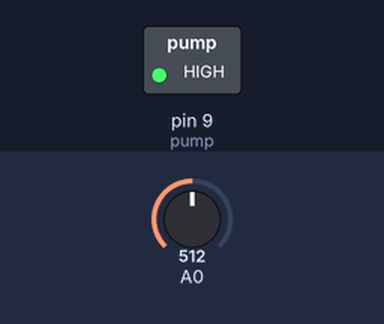
A sketch run on a simulated Arduino Uno, built with avr-gcc and run on an emulated ATmega328P. Parts: switched loads named in the sketch (green lamp = pin HIGH). The inputs (shaded band) are chosen by the test bench; at power-on: A0 = 512.

Above: at 0.1 s.
Timing chart, 0 to 1.6 s (numbered marks = the images above):
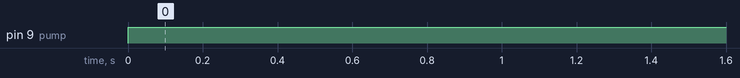

Measured:
- by itself, pin 9 (pump): LOW → HIGH at 0.00 s

The sketch:

Sensor.ino
```cpp
const int pump = 9;

void setup() {
 // Initialize the pump output
 pinMode(pump, OUTPUT);
}

void loop() {
  // Get sesor reading
  int sensorReading = analogRead(A0);

  // If above the defined level, turn the pump on
  if (sensorReading > 480) {
    Serial.println("Pump on");
    analogWrite(pump, 255);
  }

   delay(1000);  // delay between reads
}
```
